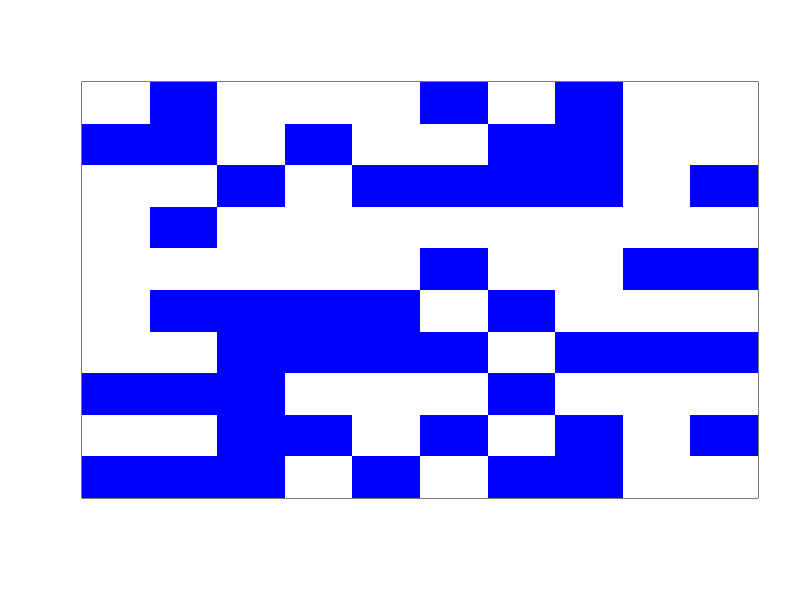

Source code (R): (Note: this script raises an error after producing the figure.)
library(parallel)
dim <- 10 
num <-  dim^2
actual <- matrix(round(runif(num)), nrow=dim, ncol=dim)
rotate <- function(x) t(apply(x, 2, rev))

#suppressMessages(library("sna"))
png("p2_t0.png")
#plot.sociomatrix(actual, diaglab=FALSE, main="Inicio")
image(rotate(actual), col=c("#FFFFFFFF","#0000FFFF"), xaxt='n', yaxt='n')
graphics.off()
 
paso <- function(pos) {
    fila <- floor((pos - 1) / dim) + 1
    columna <- ((pos - 1) %% dim) + 1
    vecindad <-  actual[max(fila - 1, 1) : min(fila + 1, dim),
                        max(columna - 1, 1): min(columna + 1, dim)]
    return(1 * ((sum(vecindad) - actual[fila, columna]) == 3))
}
 
cluster <- makeCluster(detectCores() - 1)
clusterExport(cluster, "dim")
clusterExport(cluster, "paso")
 
for (iteracion in 1:9) {
    clusterExport(cluster, "actual")
    siguiente <- parSapply(cluster, 1:num, paso)
    if (sum(siguiente) == 0) { # todos murieron
        print("Ya no queda nadie vivo.")
        break;
    }
    actual <- matrix(siguiente, nrow=dim, ncol=dim, byrow=TRUE)
    salida = paste("p2_t", iteracion, ".png", sep="")
    tiempo = paste("Paso", iteracion)
    png(salida)
    #plot.sociomatrix(actual, diaglab=FALSE, main=tiempo)
    image(rotate(actual), col=c("#FFFFFFFF","#0000FFFF"), xaxt='n', yaxt='n')
    graphics.off()
}
stopCluster(cluster)
